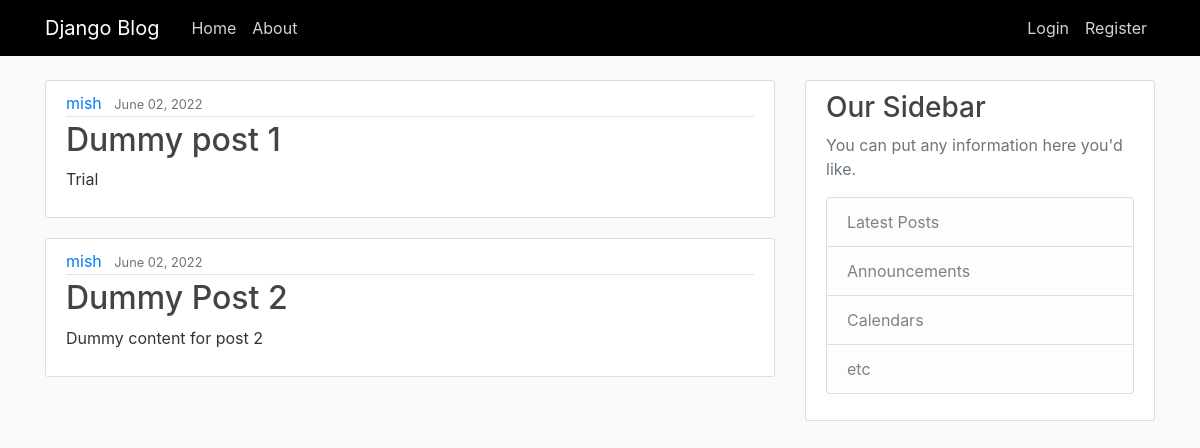
The page / on the database its author committed.
### blogApp/models.py (models this page shows)
class posts(models.Model):
    title = models.CharField(max_length=100)
    content = models.TextField()
    date_posted = models.DateTimeField(default=timezone.now) # keeps added date, default is used when you wat to be able to use lastEdited date
    author = models.ForeignKey(User, on_delete=models.CASCADE) # If a user is deleted, their posts get deleted.

### blogApp/views.py (the view)
# urls.py: path('', views.home, name='home'),
def home(request):
    allposts = posts.objects.all()
    return render(request, 'blog/index.html', {"allposts": allposts})

### blogApp/templates/blog/index.html
{% extends "blog/base.html" %}
{% block content %}
    {% for allpost in allposts %}
        <article class="media content-section">
          <div class="media-body">
            <div class="article-metadata">
              <a class="mr-2" href="#">{{ allpost.author }}</a>
              <small class="text-muted">{{ allpost.date_posted|date:"F d, Y" }}</small>
            </div>
            <h2><a class="article-title" href="#">{{ allpost.title }}</a></h2>
            <p class="article-content">{{ allpost.content }}</p>
          </div>
        </article>
    {% endfor %}
{% endblock content %}

### blogApp/static/blog/main.css (style rules this page uses)
body { background: #fafafa; color: #333333; margin-top: 5rem; }
h1, h2, h3, h4, h5, h6 { color: #444444; }
.content-section { background: #ffffff; padding: 10px 20px; border: 1px solid #dddddd; border-radius: 3px; margin-bottom: 20px; }
.article-title { color: #444444; }
.article-content { white-space: pre-line; }
.article-metadata { padding-bottom: 1px; margin-bottom: 4px; border-bottom: 1px solid #e3e3e3 }

### rows shown on the page
posts: author "mish", date_posted "June 02, 2022", title "Dummy post 1", content "Trial"
posts: author "mish", date_posted "June 02, 2022", title "Dummy Post 2", content "Dummy content for post 2"
